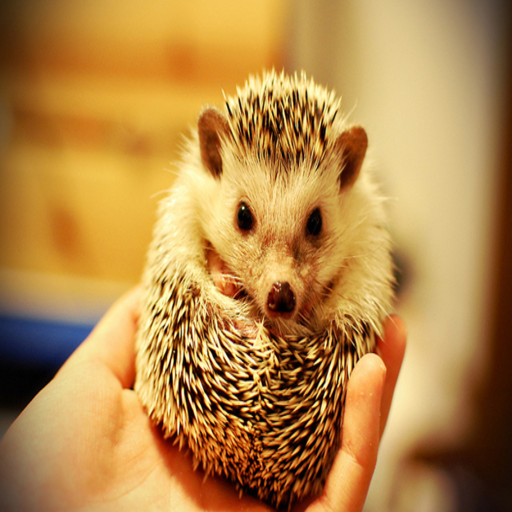
#> input picture Practica 2/Ejercicio 3/img1.png, 512 x 512 px
$ python Ejercicio_3.py
#> lines starting #> are read from the running program, lines starting #| are printed output that depends on the picture
import cv2
import numpy as np

import sys
from scipy import signal

from scipy import linalg
import numpy as np

# [11 lines left out: function sobel, not called in this run]

def prewitt(length):
    size = length*2 + 1
    kernelx = np.zeros((size,size))
    kernely = np.zeros((size,size))
    for i in range(-length,length+1):
        for j in range(-length,length+1):
            kernely[i+length,j+length] = i
            kernelx[i+length,j+length] = -j
    return kernelx, kernely

# [75 lines left out: functions robert, canny, not called in this run]


def fourierConvolve(x,y):
    s1 = np.array(x.shape)
    s2 = np.array(y.shape)
    size = s1 + s2 - 1
    fsize = 2 ** np.ceil(np.log2(size)).astype(int)
    fslice = tuple([slice(0, int(sz)) for sz in size])
    new_x = np.fft.fft2(x , fsize)
    new_y = np.fft.fft2(y , fsize)
    return np.fft.ifft2(np.multiply(new_x,new_y))[fslice].copy()

def giveMask(method, d):
    if method == 1:
        return prewitt(d)
    elif method == 2 or method == 4:
        return sobel(d)
    elif method == 3:
        return robert(d)
    else:
        print("Methoth " + method + " doesn't exist.")
        pass

print("Methods: \n [1] Prewitt \n [2] Sobel \n [3] Robert \n [4] Canny \n \n ")
method = int(input("Select a method: "))
#> the answer given: 1
size = int(input("Select size of kernel: " ))
#> the answer given: 1

selectImg = (input("name or path for image: "))
#> the answer given: img1.png
img = cv2.imread(selectImg)
#> img is the input picture: shape (512, 512, 3); mean B, G, R 72.4, 135.9, 181.8
gray = cv2.cvtColor(img, cv2.COLOR_BGR2GRAY)
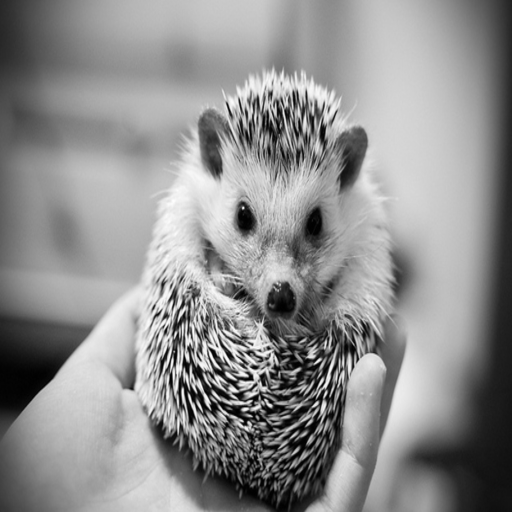
#> gray: shape (512, 512); min 0, max 253, mean 142.4
img_gaussian = cv2.GaussianBlur(gray,(3,3),0)

filterx, filtery = giveMask(method,size)
img_filterx = cv2.filter2D(img_gaussian, -1, filterx)
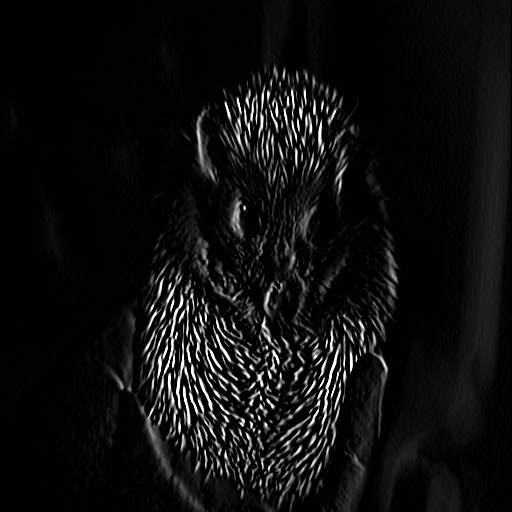
#> img_filterx: shape (512, 512); min 0, max 255, mean 14.4
img_filtery = cv2.filter2D(img_gaussian, -1, filtery)
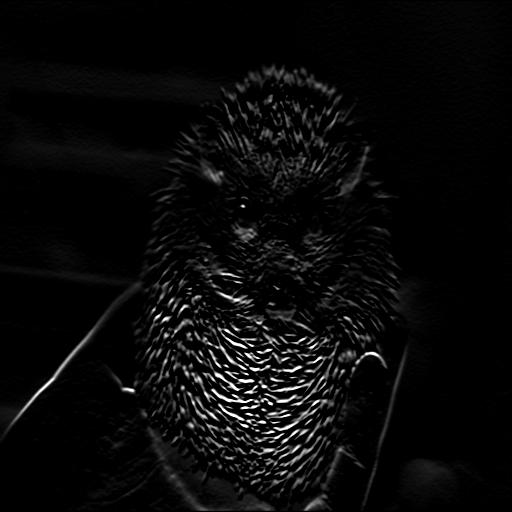
#> img_filtery: shape (512, 512); min 0, max 255, mean 9.3

img_filter = np.abs(img_filterx) + np.abs(img_filtery)
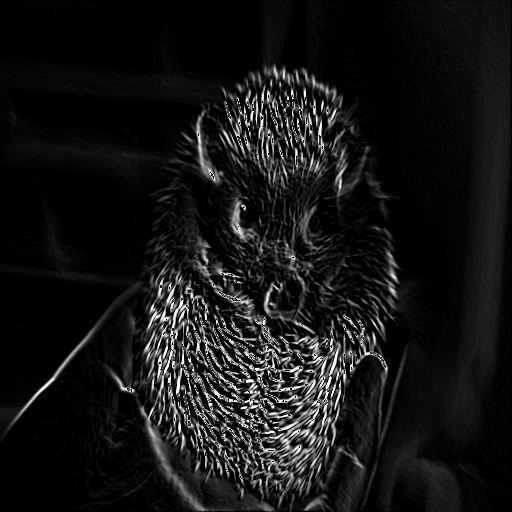
#> img_filter: shape (512, 512); min 0, max 255, mean 21.2

img_filterfx = fourierConvolve(img_gaussian, filterx)
img_filterfy = fourierConvolve(img_gaussian, filtery)
img_filterfx= cv2.magnitude(np.real(img_filterfx),np.imag(img_filterfx))
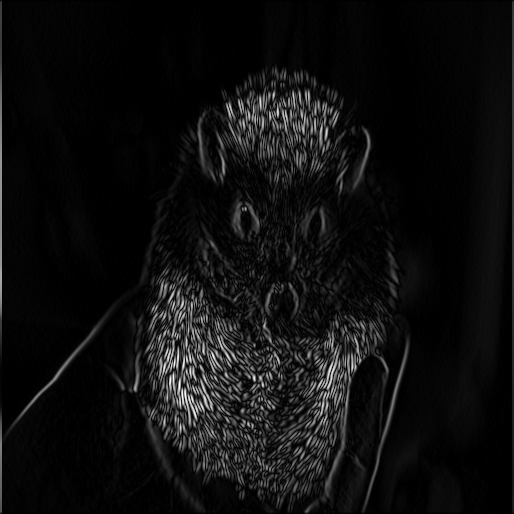
#> img_filterfx: shape (514, 514) float64; min 2.46e-16, max 510, mean 30.1; drawn with min black and max white
img_filterfy= cv2.magnitude(np.real(img_filterfy),np.imag(img_filterfy))
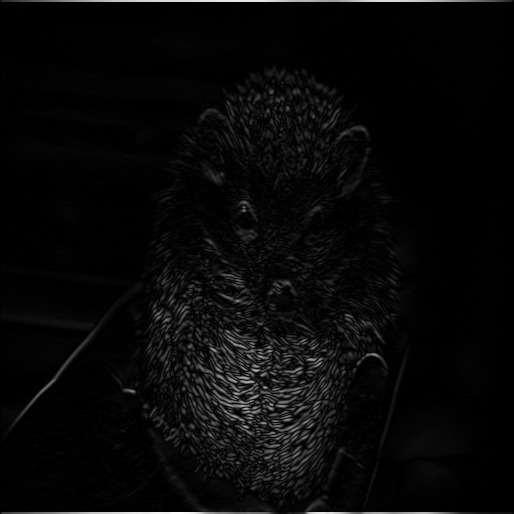
#> img_filterfy: shape (514, 514) float64; min 2.93e-16, max 668, mean 22.3; drawn with min black and max white
img_filterf = (np.abs(img_filterfx) + np.abs(img_filterfy))
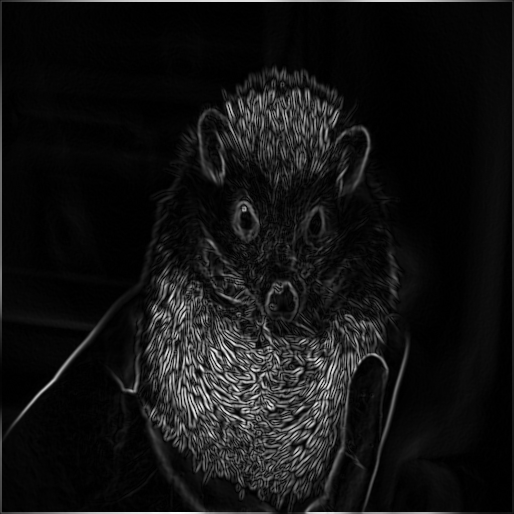
#> img_filterf: shape (514, 514) float64; min 1.69e-14, max 686, mean 52.4; drawn with min black and max white
img_filterf = img_filterf/(img_filterf.max())
img_filterf = (img_filterf*255).astype(np.uint8)


if method ==4:
    img_filter=canny(img_gaussian.shape,img_filter,img_filterx,img_filtery)
    img_filterf=canny(img_gaussian.shape,img_filterf,img_filterfx,img_filterfy)

cv2.imwrite("Filter.png", img_filter)
cv2.imwrite("FilterF.png", img_filterf)


##cv2.waitKey(0)
##cv2.destroyAllWindows()

$ run again, on Practica 2/Ejercicio 3/img3.png
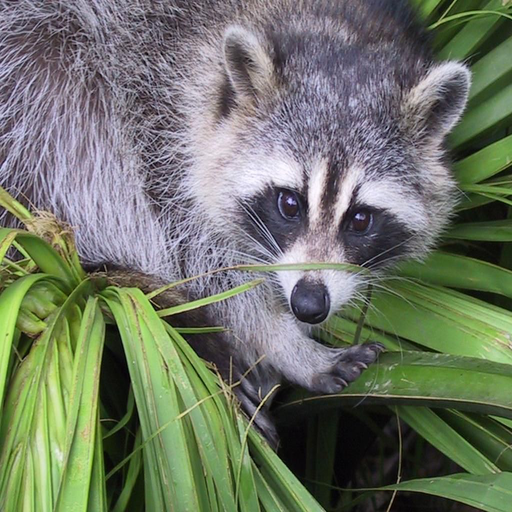
#> input picture Practica 2/Ejercicio 3/img3.png, 512 x 512 px
#> img is the input picture: shape (512, 512, 3); mean B, G, R 102.1, 117.7, 110.7
#> `gray = cv2.cvtColor(img, cv2.COLOR_BGR2GRAY)`:
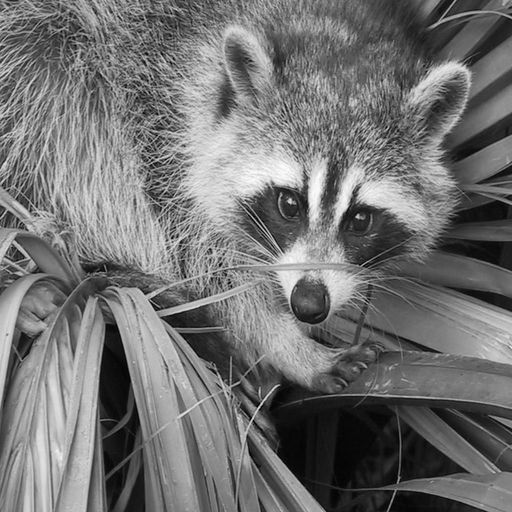
#> gray: shape (512, 512); min 0, max 251, mean 113.8
#> `img_filterf = (np.abs(img_filterfx) + np.abs(img_filterfy))`:
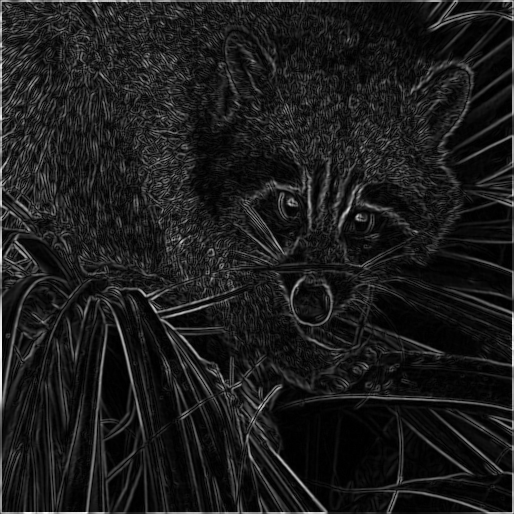
#> img_filterf: shape (514, 514) float64; min 1.24e-14, max 637, mean 70.6; drawn with min black and max white
